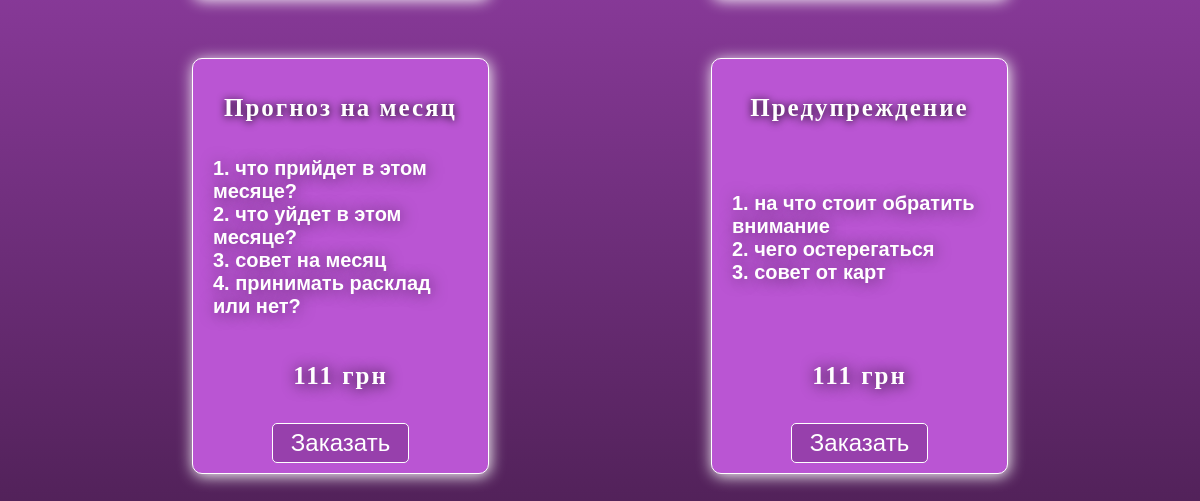
/catalog/ (lower part), run on an earlier commit of the app's database.
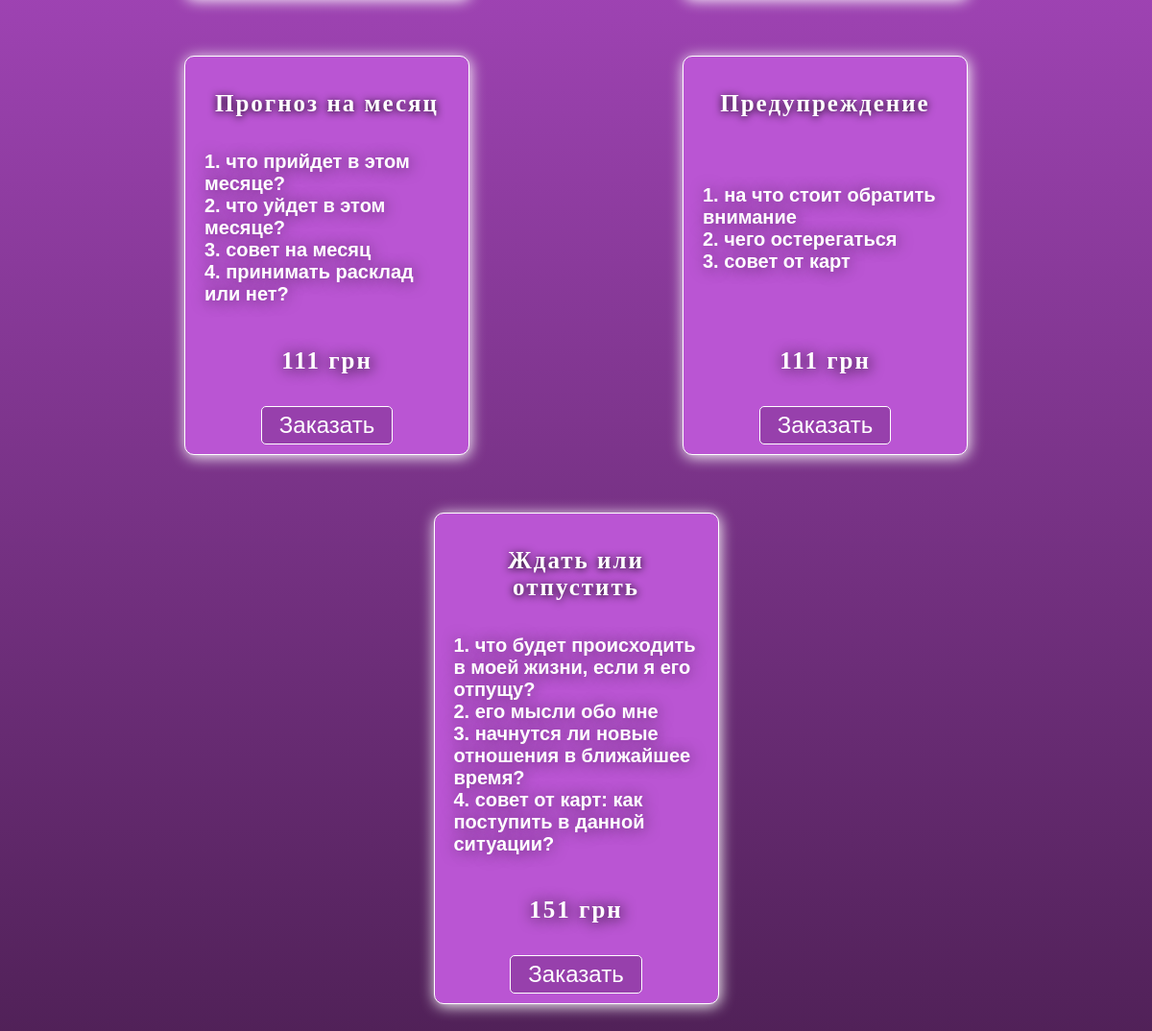
And on a later commit of the database.
### web/models.py (models this page shows, shortened)
class Rasklad(models.Model):
    name = models.CharField('Название раскладов', max_length= 100)
    voprosi = models.CharField('Вопросы расклада', max_length=1024)
    price = models.IntegerField("Цена")
    description = models.TextField('Описание')
    date = models.DateField('Дата публикации')

### web/views.py (the view)
# urls.py: path("catalog/", views.two, name='catalog'),
def two(request):
    data = Rasklad.objects.all()
    return render(request, "web/catalog.html", {'rasklads': data})

### web/templates/web/catalog.html (shortened to what this page needs)
{% extends 'web/base.html' %}
{% block content %}
    <div class="all-tovars">
    {% for rasklad in rasklads %}
        <div class="tovar">
            <h3>{{ rasklad.name }}</h3>
            <p class="description">{{ rasklad.description|linebreaksbr }}</p>
            <h4>{{ rasklad.price }} грн</h4>
            <button class="form-button"><a href="{% url 'rasklad' rasklad.id %}">Заказать</a></button>
        </div>
    {% endfor %}
    </div>
{% endblock %}

### web/templates/web/base.html (shortened to what this page needs)
{% load static %}
<!DOCTYPE html>
<html lang="en">
<head>
    <link rel="stylesheet" href="{% static 'web/css/index.css' %}">
    <link rel="stylesheet" href="{% static 'web/css/otzuvu.css' %}">
    <link rel="stylesheet" href="{% static 'web/css/rasklad.css' %}">
</head>
<body>
    <div class="all-content">
        <div class="catalog">
            {% block content %}
            {% endblock %}
        </div>
    </div>
    <link rel="stylesheet" href="{% static 'web/js/index.js' %}">
</body>
</html>

### web/static/web/css/index.css (style rules this page uses)
body { background: linear-gradient(180deg, #d159ee 0%, #4e2055 100%); margin: 0; padding: 0; min-height: 100vh; height: 100%; color: white; font-family: "Renju"; background-size: 100% auto; background-position: center; background-repeat: auto; display: flex; justify-content: space-between; flex-direction: column; }
body * { position: relative; z-index: 2; }
a { text-decoration: none; color: white; margin: 0; width: 100%; max-height: 100%; }
p { font-weight: bolder; }
.form-button { border: 1px rgb(255, 255, 255) solid; background: linear-gradient(180deg, #a920cb 100%); text-align: center; padding: 5px; font-size: 20px; }
.tovar { font-family:'Franklin Gothic Medium', 'Arial Narrow', Arial, sans-serif; width: 275px; border: 1px rgb(255, 255, 255) solid; padding: 10px; border-radius: 10px; background-color: rgb(186, 85, 211); box-shadow: 1px 2px 15px rgb(255, 255, 255); display: flex; flex-direction: column; justify-content: space-between; align-items: center; font-size: 20px; margin: 30px 70px; }
.tovar h3, .tovar h4, .catalog h1 { font-weight: bolder; text-align: center; font-size: 25px; text-shadow: 0px 1px 8px rgb(0, 0, 0); font-family: 'Renju'; src: url("/fonts/Renju") format('otf'); letter-spacing: 2px; }
.tovar h4 { text-shadow: 1px 1px 15px rgb(0, 0, 0); }
.tovar button { font-size: 24px; color: white; background-color: rgb(151, 64, 172); border-radius: 5px; text-align: center; width: 50%; }
.all-content { flex: 1; }
.description { font-size: 20px; height: 50%; text-shadow: 1px 1px 15px rgba(0, 0, 0, 0.514); display: flex; justify-content: center; flex-direction: column; margin: 10px 10px; }
.all-tovars { padding: 20px; display: flex; flex-direction: row; justify-content: space-evenly; flex-wrap: wrap; }

### web/static/web/css/otzuvu.css (style rules this page uses)
.catalog { height: 100%; display: flex; justify-content: space-evenly; flex-direction: column; padding: 20px; margin: 0; }
.form-button { border: 1px rgb(255, 255, 255) solid; text-align: center; padding: 5px; font-size: 24px; color: white; background-color: rgb(151, 64, 172); border-radius: 5px; }

What changed in the data, as far as the page shows it:
added Rasklad: name "Ждать или отпустить", description "1. что будет происходить в моей жизни, если я его отпущу? 2. его мысли обо мне 3. начнутся ли новые отношения в ближайшее время? 4. совет от карт: как поступить в данной ситуации?", price "151"
